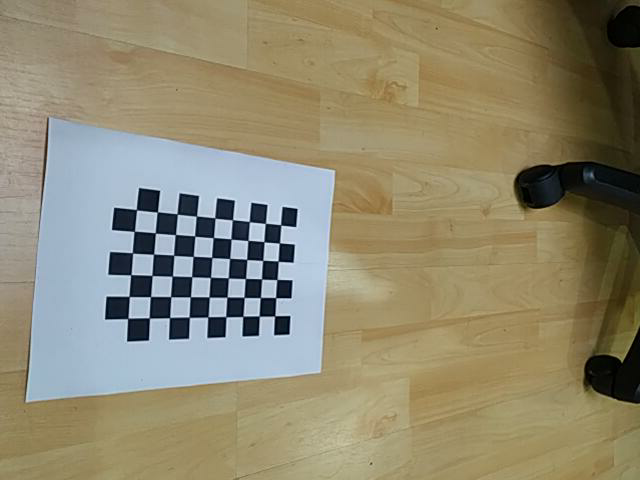
#> input picture im_1/cali1.png, 640 x 480 px; its folder holds only this picture in this run
$ python cam_cali1.py
#> lines starting #> are read from the running program, lines starting #| are printed output that depends on the picture; after the words box and inside, x2 and y2 are one past the last pixel; in counts of white or black regions, pixels touching at a corner belong together; long printed decimals are rounded
import numpy as np
import cv2
import glob

criteria = (cv2.TERM_CRITERIA_EPS + cv2.TERM_CRITERIA_MAX_ITER, 30, 0.001)
#Prepare object points { (0,0,0), (1,0,0), (2,0,0) ....,(6,5,0) }
objp = np.zeros((6*9,3), np.float32)
objp[:,:2] = np.mgrid[0:9,0:6].T.reshape(-1,2)

# Arrays to store object points and image points from all the images.
objpoints = [] # 3d point in real world space
imgpoints = [] # 2d points in image plane.

images = glob.glob('im_1/*.png') #Read the images
for fname in images:
    img = cv2.imread(fname)
#> img is the input picture: shape (480, 640, 3); mean B, G, R 112.2, 136.9, 143.6
    gray = cv2.cvtColor(img, cv2.COLOR_BGR2GRAY)
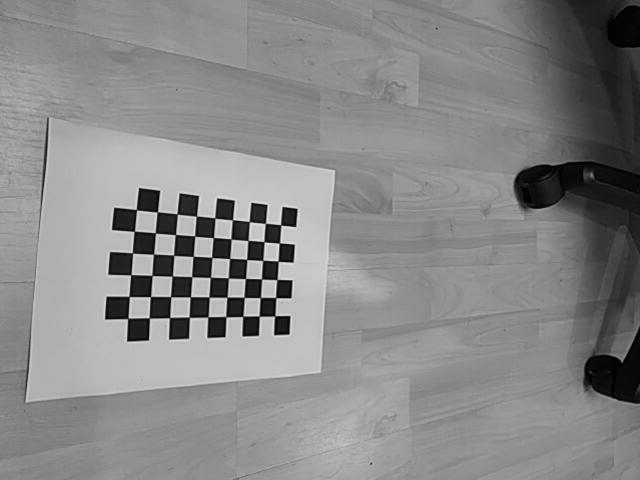
#> gray: shape (480, 640); min 0, max 235, mean 136.1

    # Find the chess board corners
    ret, corners = cv2.findChessboardCorners(gray, (9,6), None)
#> ret = True; corners = 54 rows, first 8: [274.7, 315.9], [259.2, 316.1], [242.9, 316.4], [225.8, 316.7], [207.7, 317], [189.1, 317.2], [169.6, 317.6], [149.2, 317.9]

    # If found, add object points, image points (after refining them)
    if ret == True:
        objpoints.append(objp)

        corners2=cv2.cornerSubPix(gray, corners, (11,11), (-1,-1), criteria) #refine the corner locations
#> corners2 = 54 rows, first 8: [274.7, 315.9], [259.2, 316.1], [242.8, 316.4], [225.8, 316.6], [207.9, 316.9], [189.2, 317.2], [169.5, 317.6], [149.3, 317.9]
        imgpoints.append(corners2)

        # Draw and display the corners

        cv2.drawChessboardCorners(img, (9,6), corners2, ret)
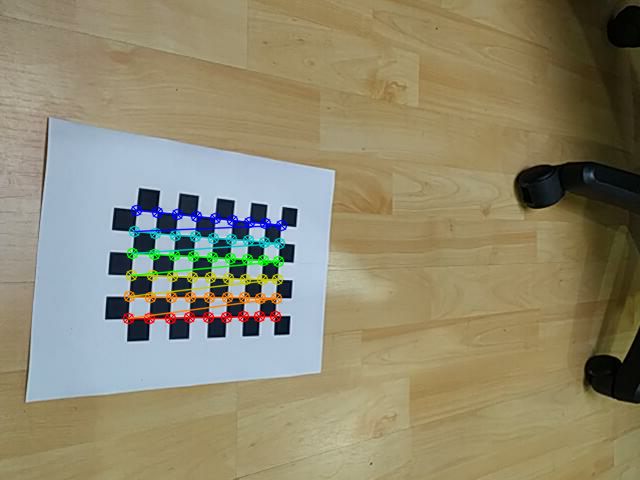
#> img: shape (480, 640, 3); 2.84% of pixels changed, all inside (x1, y1, x2, y2) = (122, 204, 288, 325)
        cv2.imshow('img', img)
        cv2.waitKey(500)

cv2.destroyAllWindows()

#calibration
ret, mtx, dist, rvecs, tvecs = cv2.calibrateCamera(objpoints, imgpoints, gray.shape[::-1],None,None)
#> ret = 0.138; mtx = [[874.8, 0, 339.4], [0, 660.1, 247.9], [0, 0, 1]]; dist = [[-1.03, 5.57, 0.018, -0.0622, -26.29]]; rvecs = ([1.43, -0.0376, -2.73],); tvecs = ([-2.65, 3.72, 36.29],)

#save parameters needed in undistortion
np.savez("parameters1.npz",mtx=mtx,dist=dist,rvecs=rvecs,tvecs=tvecs)
np.savez("points1.npz",objpoints=objpoints,imgpoints=imgpoints)

print('intrinsic matrix=\n', mtx)
#| intrinsic matrix=
#|  [[874.820   0.         339.431]
#|  [  0.         660.112 247.878]
#|  [  0.           0.           1.        ]]
print('distortion coefficients=\n', dist)
#| distortion coefficients=
#|  [[-1.03131159e+00  5.57449265e+00  1.79554329e-02 -6.22481985e-02
#|   -2.62900801e+01]]
print('rotation vector for each image=', *rvecs, sep = "\n")
#| rotation vector for each image=
#| [[ 1.427]
#|  [-0.03758]
#|  [-2.729 ]]
print('translation vector for each image=', *tvecs, sep= "\n")
#| translation vector for each image=
#| [[-2.655]
#|  [ 3.724]
#|  [36.288]]

$ run again, on im_1/cali4.png
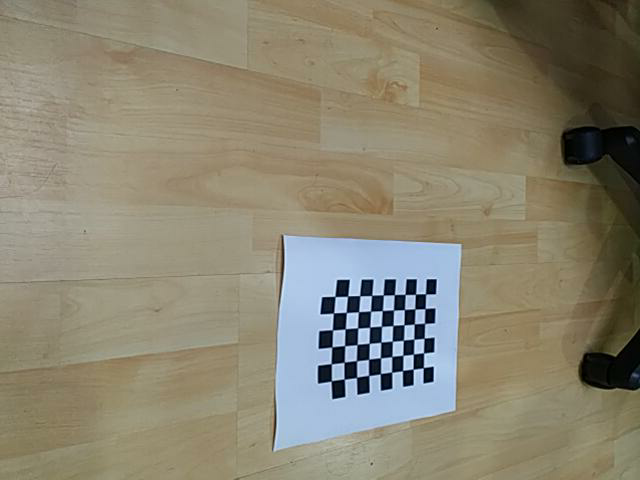
#> input picture im_1/cali4.png, 640 x 480 px
#> img is the input picture: shape (480, 640, 3); mean B, G, R 112.9, 132.4, 138.1
#> `gray = cv2.cvtColor(img, cv2.COLOR_BGR2GRAY)`:
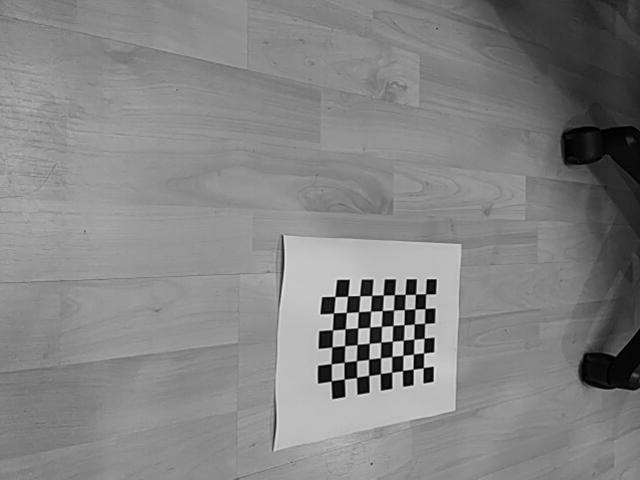
#> gray: shape (480, 640); min 0, max 237, mean 131.8
#> `ret, corners = cv2.findChessboardCorners(gray, (9,6), None)`: ret = True; corners = 54 rows, first 8: [423.4, 367.6], [413, 369.1], [402.6, 370.5], [391.6, 372.1], [380.4, 373.6], [368.7, 375.4], [356.5, 377.4], [344.2, 379.1]
#> corners2 = 54 rows, first 8: [417.8, 368.3], [417.8, 368.3], [408.2, 370.1], [397.4, 371.1], [386.2, 373.2], [374.3, 374.4], [362.9, 376.6], [349.7, 378.1]
#> `cv2.drawChessboardCorners(img, (9,6), corners2, ret)`:
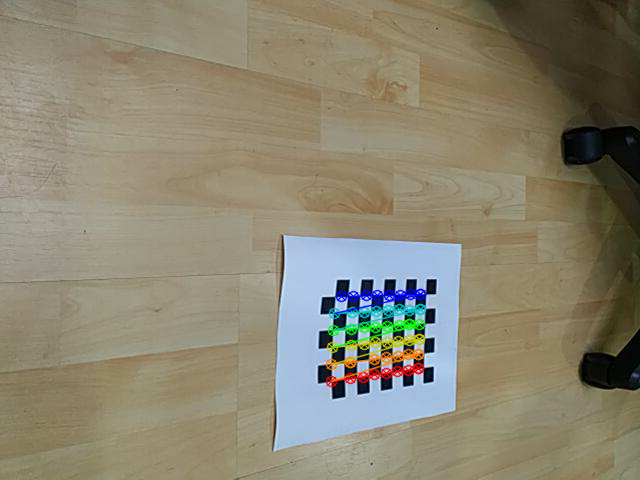
#> img: shape (480, 640, 3); 1.97% of pixels changed, all inside (x1, y1, x2, y2) = (325, 288, 427, 388)
#> `ret, mtx, dist, rvecs, tvecs = cv2.calibrateCamera(objpoints, imgpoint..`: ret = 3.28; mtx = [[2092, 0, 367.8], [0, 535.9, 188], [0, 0, 1]]; dist = [[1.24, 2.47, -0.402, 0.0655, -9.73]]; rvecs = ([1.9, -0.232, -2.21],); tvecs = ([0.401, 12.13, 26.89],)
#| intrinsic matrix=
#|  [[2.09204551e+03 0.00000000e+00 3.67817816e+02]
#|  [0.00000000e+00 5.35869317e+02 1.88013431e+02]
#|  [0.00000000e+00 0.00000000e+00 1.00000000e+00]]
#| distortion coefficients=
#|  [[ 1.240  2.470 -0.4015  0.06546 -9.731]]
#| rotation vector for each image=
#| [[ 1.896]
#|  [-0.2319]
#|  [-2.207]]
#| translation vector for each image=
#| [[ 0.4009]
#|  [12.133]
#|  [26.886]]

$ run again, on im_1/cali5.png
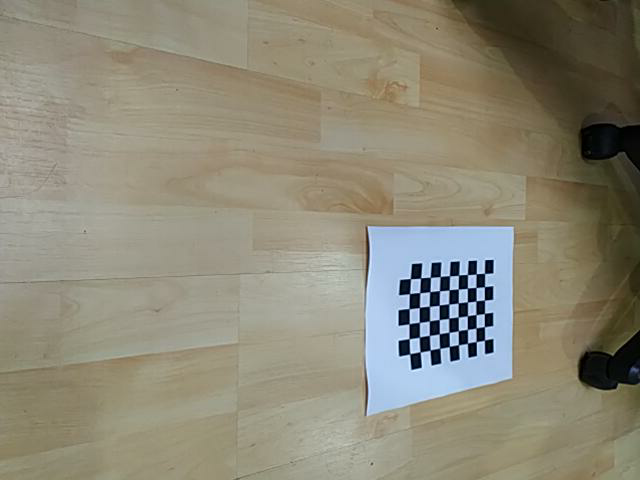
#> input picture im_1/cali5.png, 640 x 480 px
#> img is the input picture: shape (480, 640, 3); mean B, G, R 119.2, 136.8, 141.2
#> `gray = cv2.cvtColor(img, cv2.COLOR_BGR2GRAY)`:
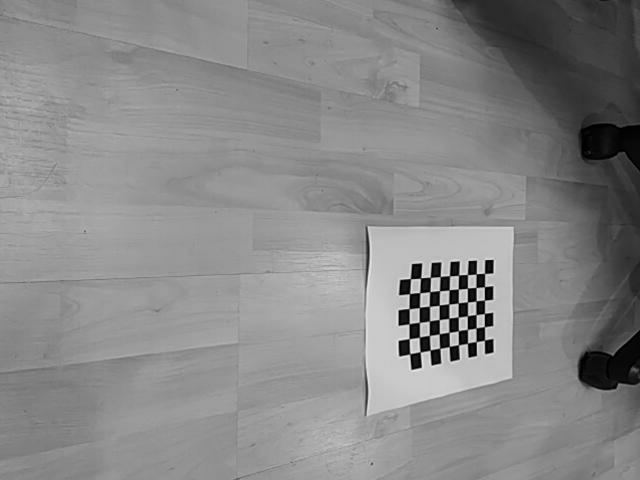
#> gray: shape (480, 640); min 0, max 248, mean 136.1
#> `ret, corners = cv2.findChessboardCorners(gray, (9,6), None)`: ret = True; corners = 54 rows, first 8: [484.4, 340.1], [476.2, 341.7], [467.4, 343.2], [458.5, 344.8], [449.3, 346.4], [439.7, 348.3], [430.2, 350.1], [420.1, 351.9]
#> corners2 = 54 rows, first 8: [480.3, 334.2], [476, 341.7], [467.5, 343.2], [457.9, 344.9], [449.2, 346.5], [439.5, 348.4], [424.8, 350.8], [414.7, 353.1]
#> `cv2.drawChessboardCorners(img, (9,6), corners2, ret)`:
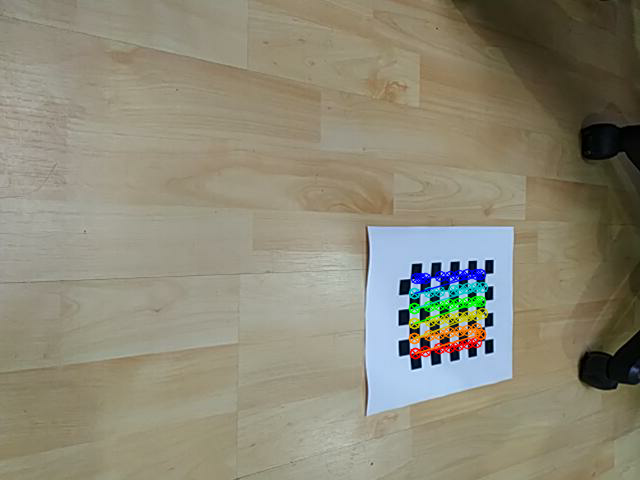
#> img: shape (480, 640, 3); 1.62% of pixels changed, all inside (x1, y1, x2, y2) = (408, 268, 489, 360)
#> `ret, mtx, dist, rvecs, tvecs = cv2.calibrateCamera(objpoints, imgpoint..`: ret = 2.8; mtx = [[469.3, 0, 310.4], [0, 706.6, 225.4], [0, 0, 1]]; dist = [[-2.43, 37.49, 0.248, -0.28, -105.7]]; rvecs = ([0.556, 0.993, -3.05],); tvecs = ([17, 4.7, 40.3],)
#| intrinsic matrix=
#|  [[469.327    0.         310.364]
#|  [  0.         706.629 225.439]
#|  [  0.           0.           1.        ]]
#| distortion coefficients=
#|  [[  -2.429    37.492    0.2482   -0.2798 -105.673 ]]
#| rotation vector for each image=
#| [[ 0.5556]
#|  [ 0.9931]
#|  [-3.050]]
#| translation vector for each image=
#| [[17.005]
#|  [ 4.700]
#|  [40.299]]

$ run again, on im_1/cali6.png
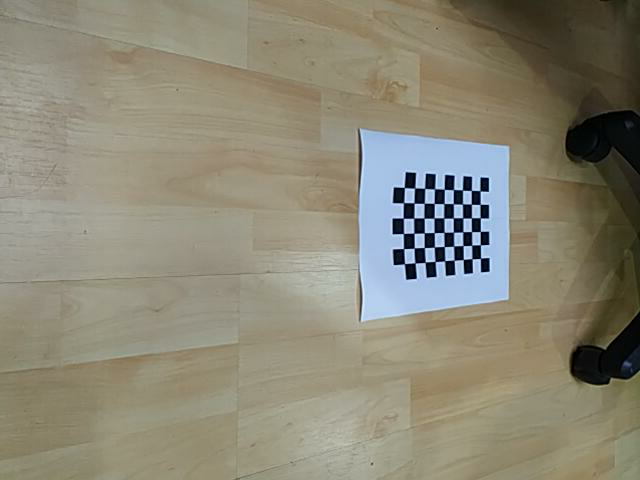
#> input picture im_1/cali6.png, 640 x 480 px
#> img is the input picture: shape (480, 640, 3); mean B, G, R 118.1, 135.7, 139.6
#> `gray = cv2.cvtColor(img, cv2.COLOR_BGR2GRAY)`:
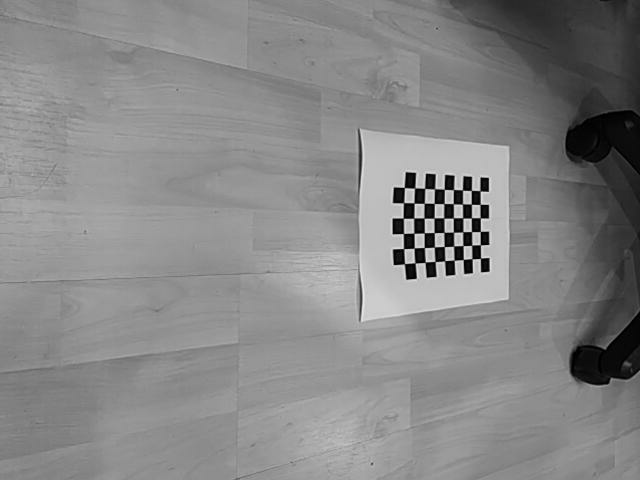
#> gray: shape (480, 640); min 0, max 233, mean 134.8
#> `ret, corners = cv2.findChessboardCorners(gray, (9,6), None)`: ret = True; corners = 54 rows, first 8: [480.5, 258.2], [472, 258.7], [463.3, 259.5], [454.1, 260.2], [444.7, 260.7], [435.1, 261.5], [425.2, 262.2], [415.1, 263]
#> corners2 = 54 rows, first 8: [476.5, 258.2], [471.8, 258.8], [463.3, 259.5], [455.2, 260.1], [445, 260.8], [430.1, 262.2], [419.8, 262.4], [409.6, 263.5]
#> `cv2.drawChessboardCorners(img, (9,6), corners2, ret)`:
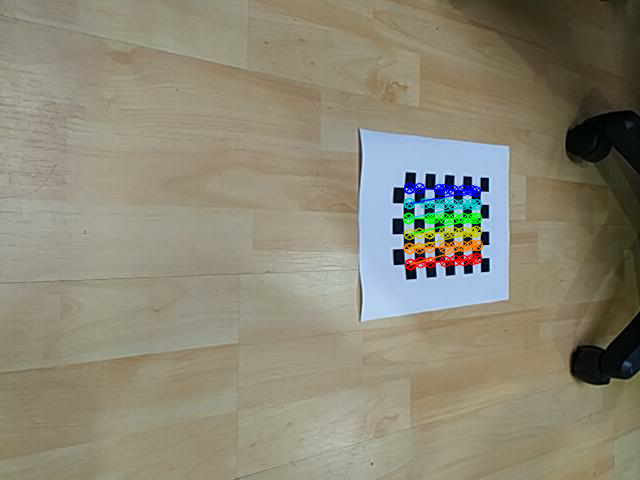
#> img: shape (480, 640, 3); 1.64% of pixels changed, all inside (x1, y1, x2, y2) = (402, 182, 484, 271)
#> `ret, mtx, dist, rvecs, tvecs = cv2.calibrateCamera(objpoints, imgpoint..`: ret = 2.79; mtx = [[572.4, 0, 298.5], [0, 555, 231.4], [0, 0, 1]]; dist = [[-5.5, 34.5, -0.00339, -0.12, -63.06]]; rvecs = ([0.813, 0.0258, -3.04],); tvecs = ([14.14, 2.04, 27.69],)
#| intrinsic matrix=
#|  [[572.360   0.         298.492]
#|  [  0.         554.971 231.399]
#|  [  0.           0.           1.        ]]
#| distortion coefficients=
#|  [[-5.49631091e+00  3.44985377e+01 -3.39136917e-03 -1.20420789e-01
#|   -6.30620312e+01]]
#| rotation vector for each image=
#| [[ 0.813]
#|  [ 0.02575]
#|  [-3.043]]
#| translation vector for each image=
#| [[14.140]
#|  [ 2.040]
#|  [27.691]]

$ run again, on im_1/cali10.png
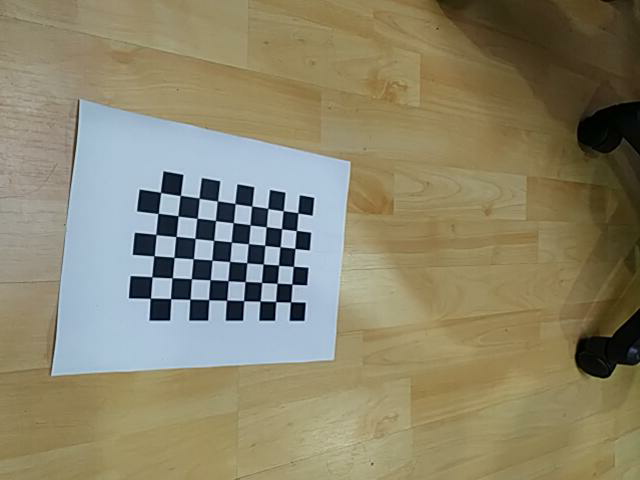
#> input picture im_1/cali10.png, 640 x 480 px
#> img is the input picture: shape (480, 640, 3); mean B, G, R 107.5, 133.3, 139.5
#> `gray = cv2.cvtColor(img, cv2.COLOR_BGR2GRAY)`:
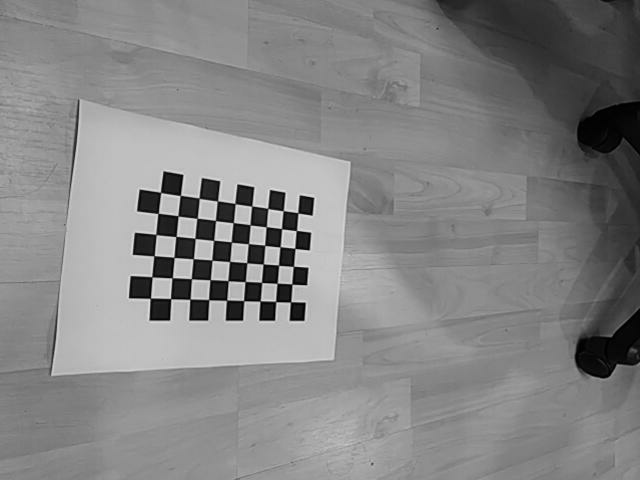
#> gray: shape (480, 640); min 0, max 239, mean 132.2
#> `ret, corners = cv2.findChessboardCorners(gray, (9,6), None)`: ret = True; corners = 54 rows, first 8: [290.5, 301.9], [275.7, 301.5], [260, 301], [243.6, 300.7], [226.7, 300.2], [208.7, 299.6], [190, 299.1], [170.6, 298.6]
#> corners2 = 54 rows, first 8: [290.6, 301.9], [275.6, 301.5], [260.1, 301], [243.6, 300.6], [226.6, 300.2], [208.6, 299.7], [189.9, 299.2], [170.6, 298.6]
#> `cv2.drawChessboardCorners(img, (9,6), corners2, ret)`:
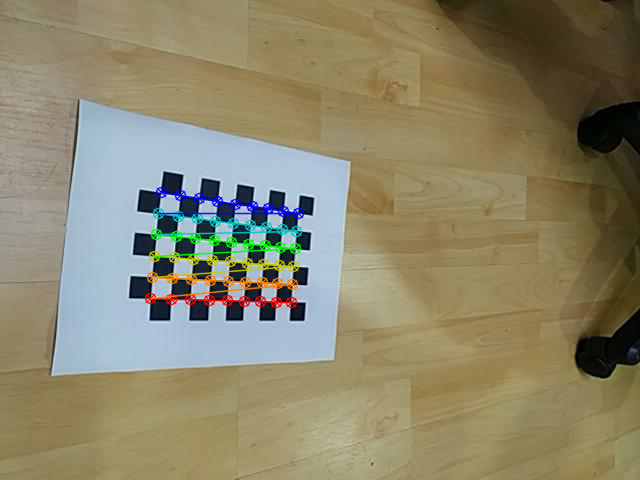
#> img: shape (480, 640, 3); 2.76% of pixels changed, all inside (x1, y1, x2, y2) = (144, 186, 305, 309)
#> `ret, mtx, dist, rvecs, tvecs = cv2.calibrateCamera(objpoints, imgpoint..`: ret = 0.149; mtx = [[742.4, 0, 346.8], [0, 625.4, 244.2], [0, 0, 1]]; dist = [[-0.916, 6.71, 0.00505, -0.0505, -40.69]]; rvecs = ([1.31, -0.0433, -2.76],); tvecs = ([-2.63, 3.22, 34.93],)
#| intrinsic matrix=
#|  [[742.436   0.         346.837]
#|  [  0.         625.405 244.151]
#|  [  0.           0.           1.        ]]
#| distortion coefficients=
#|  [[-9.16485722e-01  6.71283377e+00  5.05483717e-03 -5.05095169e-02
#|   -4.06922780e+01]]
#| rotation vector for each image=
#| [[ 1.310]
#|  [-0.04328]
#|  [-2.762]]
#| translation vector for each image=
#| [[-2.629]
#|  [ 3.224]
#|  [34.930]]
